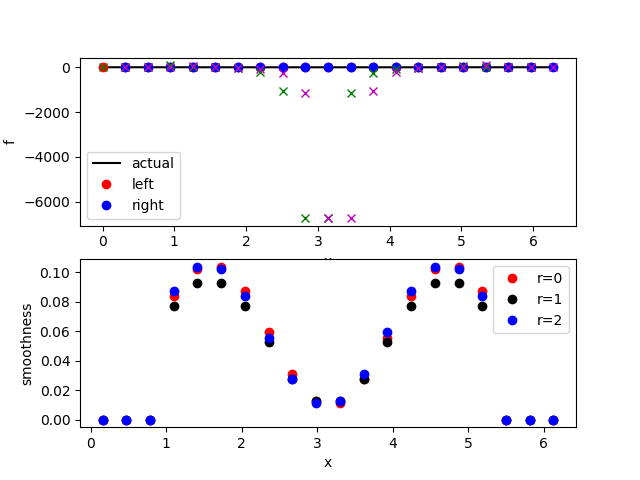

This chart was generated by the following Python code:
"""PyWENO smooth reconstruction example."""

import numpy as np
import pyweno.weno   as weno

import matplotlib
matplotlib.use('Agg')
import matplotlib.pyplot as plt

f = np.cos
F = np.sin

x = np.linspace(0.0, 2*np.pi, 21)
a = (F(x[1:]) - F(x[:-1]))/(x[1]-x[0])
l, s, wl = weno.reconstruct(a, 5, 'left', return_smoothness=True,return_weights=True)
r  , wr  = weno.reconstruct(a, 5, 'right',return_weights=True)
l_m  = np.genfromtxt('fortran-smooth-left.txt')
r_m  = np.genfromtxt('fortran-smooth-right.txt')
s_m  = np.genfromtxt('fortran-smooth-smoothness.txt',)
wl_m  = np.genfromtxt('fortran-smooth-weights-left.txt',)
wr_m  = np.genfromtxt('fortran-smooth-weights-right.txt',)

print 'smoothness error'
print np.max(s - s_m)

plt.title('pyweno.weno reconstruction and smoothness indicators')

plt.subplot(2,1,1)

plt.plot(x,   f(x), '-k')
plt.plot(x[:-1], l, 'or')
plt.plot(x[1:],  r, 'ob')
plt.plot(x[:-1], l_m, 'xg')
plt.plot(x[1:],  r_m, 'xm')

plt.ylabel('f')
plt.xlabel('x')
plt.legend(['actual', 'left', 'right'])

plt.subplot(2,1,2)

c = 0.5*(x[1:] + x[:-1])

plt.plot(c, s[:,0], 'or')
plt.plot(c, s[:,1], 'ok')
plt.plot(c, s[:,2], 'ob')

plt.ylabel('smoothness')
plt.xlabel('x')
plt.legend(['r=0', 'r=1', 'r=2'])

plt.savefig('smooth.png', format='png')

import matplotlib.pyplot as plt
import numpy as np
levels = np.linspace(MN,MX,LV) # level of colors
CS = plt.contourf(X_Phi, Y_Phi, Phi,levels)
cbar = plt.colorbar(CS)
plt.xlabel(Xlabel)
plt.ylabel(Ylable)
plt.xlim(Xlim)
plt.ylim(Ylim)